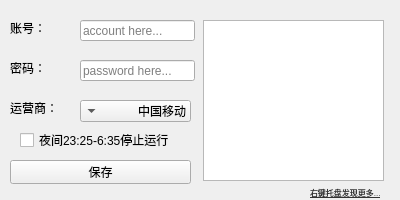
<?xml version="1.0" encoding="UTF-8"?>
<ui version="4.0">
    <class>MainWindow</class>
    <widget class="QMainWindow" name="MainWindow">
        <property name="geometry">
            <rect>
                <x>0</x>
                <y>0</y>
                <width>400</width>
                <height>200</height>
            </rect>
        </property>
        <property name="windowTitle">
            <string>AutoConnectCUMTmini</string>
        </property>
        <property name="windowIcon">
            <iconset resource="res.qrc">
                <normaloff>:/icon/app.ico</normaloff>:/icon/app.ico
            </iconset>
        </property>
        <widget class="QWidget" name="centralwidget">
            <widget class="QLineEdit" name="account">
                <property name="geometry">
                    <rect>
                        <x>80</x>
                        <y>20</y>
                        <width>115</width>
                        <height>21</height>
                    </rect>
                </property>
                <property name="placeholderText">
                    <string>account here...</string>
                </property>
            </widget>
            <widget class="QLineEdit" name="password">
                <property name="geometry">
                    <rect>
                        <x>80</x>
                        <y>60</y>
                        <width>115</width>
                        <height>21</height>
                    </rect>
                </property>
                <property name="placeholderText">
                    <string>password here...</string>
                </property>
            </widget>
            <widget class="QComboBox" name="internet">
                <property name="geometry">
                    <rect>
                        <x>80</x>
                        <y>100</y>
                        <width>111</width>
                        <height>22</height>
                    </rect>
                </property>
                <property name="layoutDirection">
                    <enum>Qt::RightToLeft</enum>
                </property>
                <item>
                    <property name="text">
                        <string>中国移动</string>
                    </property>
                </item>
                <item>
                    <property name="text">
                        <string>中国联通</string>
                    </property>
                </item>
                <item>
                    <property name="text">
                        <string>中国电信</string>
                    </property>
                </item>
                <item>
                    <property name="text">
                        <string>校园网</string>
                    </property>
                </item>
            </widget>
            <widget class="QLabel" name="label">
                <property name="geometry">
                    <rect>
                        <x>10</x>
                        <y>20</y>
                        <width>62</width>
                        <height>16</height>
                    </rect>
                </property>
                <property name="text">
                    <string>账号：</string>
                </property>
            </widget>
            <widget class="QLabel" name="label_2">
                <property name="geometry">
                    <rect>
                        <x>10</x>
                        <y>60</y>
                        <width>62</width>
                        <height>16</height>
                    </rect>
                </property>
                <property name="text">
                    <string>密码：</string>
                </property>
            </widget>
            <widget class="QLabel" name="label_3">
                <property name="geometry">
                    <rect>
                        <x>10</x>
                        <y>100</y>
                        <width>62</width>
                        <height>16</height>
                    </rect>
                </property>
                <property name="text">
                    <string>运营商：</string>
                </property>
            </widget>
            <widget class="QPushButton" name="save">
                <property name="geometry">
                    <rect>
                        <x>10</x>
                        <y>160</y>
                        <width>181</width>
                        <height>24</height>
                    </rect>
                </property>
                <property name="text">
                    <string>保存</string>
                </property>
            </widget>
            <widget class="QPlainTextEdit" name="log">
                <property name="geometry">
                    <rect>
                        <x>203</x>
                        <y>20</y>
                        <width>181</width>
                        <height>161</height>
                    </rect>
                </property>
            </widget>
            <widget class="QCheckBox" name="stoptime">
                <property name="geometry">
                    <rect>
                        <x>20</x>
                        <y>130</y>
                        <width>171</width>
                        <height>20</height>
                    </rect>
                </property>
                <property name="text">
                    <string>夜间23:25-6:35停止运行</string>
                </property>
            </widget>
            <widget class="QLabel" name="label_4">
                <property name="geometry">
                    <rect>
                        <x>310</x>
                        <y>180</y>
                        <width>71</width>
                        <height>20</height>
                    </rect>
                </property>
                <property name="text">
                    <string>&lt;html&gt;&lt;head/&gt;&lt;body&gt;&lt;p&gt;&lt;span style=&quot; text-decoration:
                        underline; color:#333333; vertical-align:sub;&quot;&gt;右键托盘发现更多...&lt;/span&gt;&lt;/p&gt;&lt;/body&gt;&lt;/html&gt;
                    </string>
                </property>
            </widget>
        </widget>
    </widget>
    <resources>
        <include location="res.qrc"/>
    </resources>
    <connections/>
</ui>
